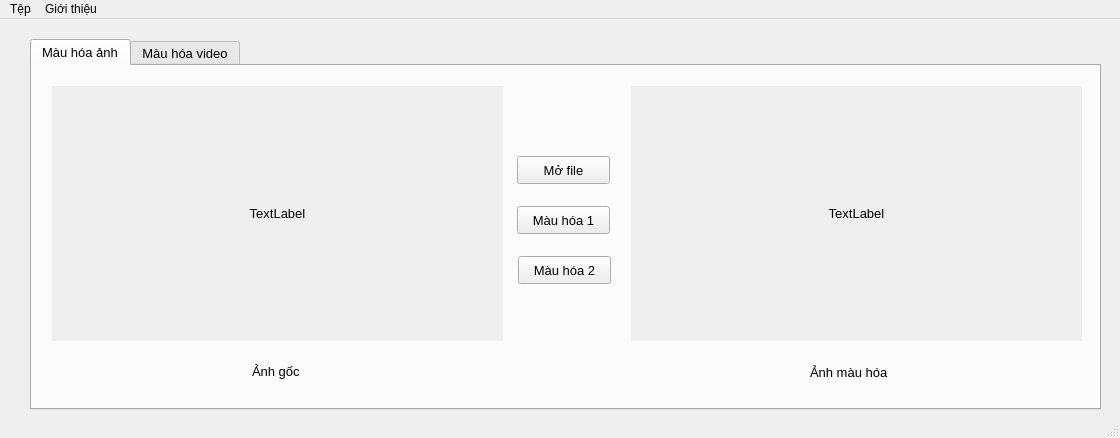
<?xml version="1.0" encoding="UTF-8"?>
<ui version="4.0">
 <class>MainWindow</class>
 <widget class="QMainWindow" name="MainWindow">
  <property name="geometry">
   <rect>
    <x>0</x>
    <y>0</y>
    <width>1120</width>
    <height>438</height>
   </rect>
  </property>
  <property name="windowTitle">
   <string>MainWindow</string>
  </property>
  <widget class="QWidget" name="centralwidget">
   <widget class="QTabWidget" name="tabWidget">
    <property name="geometry">
     <rect>
      <x>30</x>
      <y>20</y>
      <width>1071</width>
      <height>371</height>
     </rect>
    </property>
    <property name="font">
     <font>
      <pointsize>10</pointsize>
     </font>
    </property>
    <property name="autoFillBackground">
     <bool>false</bool>
    </property>
    <property name="currentIndex">
     <number>0</number>
    </property>
    <widget class="QWidget" name="tab_1">
     <attribute name="title">
      <string>Màu hóa ảnh</string>
     </attribute>
     <widget class="QLabel" name="label">
      <property name="geometry">
       <rect>
        <x>220</x>
        <y>290</y>
        <width>71</width>
        <height>31</height>
       </rect>
      </property>
      <property name="font">
       <font>
        <pointsize>10</pointsize>
       </font>
      </property>
      <property name="text">
       <string>Ảnh gốc</string>
      </property>
     </widget>
     <widget class="QLabel" name="label_2">
      <property name="geometry">
       <rect>
        <x>778</x>
        <y>296</y>
        <width>191</width>
        <height>20</height>
       </rect>
      </property>
      <property name="font">
       <font>
        <pointsize>10</pointsize>
       </font>
      </property>
      <property name="text">
       <string>Ảnh màu hóa</string>
      </property>
     </widget>
     <widget class="QPushButton" name="pushButton_open">
      <property name="geometry">
       <rect>
        <x>485</x>
        <y>90</y>
        <width>93</width>
        <height>28</height>
       </rect>
      </property>
      <property name="font">
       <font>
        <pointsize>10</pointsize>
       </font>
      </property>
      <property name="text">
       <string>Mở file</string>
      </property>
      <property name="flat">
       <bool>false</bool>
      </property>
     </widget>
     <widget class="QPushButton" name="pushButton_Color_1">
      <property name="geometry">
       <rect>
        <x>485</x>
        <y>140</y>
        <width>93</width>
        <height>28</height>
       </rect>
      </property>
      <property name="font">
       <font>
        <pointsize>10</pointsize>
       </font>
      </property>
      <property name="text">
       <string>Màu hóa 1</string>
      </property>
     </widget>
     <widget class="QLabel" name="label_anhgoc">
      <property name="geometry">
       <rect>
        <x>20</x>
        <y>20</y>
        <width>451</width>
        <height>255</height>
       </rect>
      </property>
      <property name="autoFillBackground">
       <bool>true</bool>
      </property>
      <property name="text">
       <string>TextLabel</string>
      </property>
      <property name="alignment">
       <set>Qt::AlignCenter</set>
      </property>
     </widget>
     <widget class="QLabel" name="label_anhmau">
      <property name="geometry">
       <rect>
        <x>599</x>
        <y>20</y>
        <width>451</width>
        <height>255</height>
       </rect>
      </property>
      <property name="autoFillBackground">
       <bool>true</bool>
      </property>
      <property name="text">
       <string>TextLabel</string>
      </property>
      <property name="alignment">
       <set>Qt::AlignCenter</set>
      </property>
     </widget>
     <widget class="QPushButton" name="pushButton_Color_2">
      <property name="geometry">
       <rect>
        <x>486</x>
        <y>190</y>
        <width>93</width>
        <height>28</height>
       </rect>
      </property>
      <property name="font">
       <font>
        <pointsize>10</pointsize>
       </font>
      </property>
      <property name="text">
       <string>Màu hóa 2</string>
      </property>
     </widget>
    </widget>
    <widget class="QWidget" name="tab_2">
     <attribute name="title">
      <string>Màu hóa video</string>
     </attribute>
     <widget class="QLabel" name="label_videomau">
      <property name="geometry">
       <rect>
        <x>593</x>
        <y>20</y>
        <width>451</width>
        <height>255</height>
       </rect>
      </property>
      <property name="autoFillBackground">
       <bool>true</bool>
      </property>
      <property name="text">
       <string>TextLabel</string>
      </property>
      <property name="alignment">
       <set>Qt::AlignCenter</set>
      </property>
     </widget>
     <widget class="QPushButton" name="pushButton_open_2">
      <property name="geometry">
       <rect>
        <x>479</x>
        <y>90</y>
        <width>93</width>
        <height>28</height>
       </rect>
      </property>
      <property name="font">
       <font>
        <pointsize>10</pointsize>
       </font>
      </property>
      <property name="text">
       <string>Mở file</string>
      </property>
      <property name="flat">
       <bool>false</bool>
      </property>
     </widget>
     <widget class="QLabel" name="label_3">
      <property name="geometry">
       <rect>
        <x>772</x>
        <y>296</y>
        <width>161</width>
        <height>20</height>
       </rect>
      </property>
      <property name="font">
       <font>
        <pointsize>10</pointsize>
       </font>
      </property>
      <property name="text">
       <string>Video màu hóa</string>
      </property>
     </widget>
     <widget class="QLabel" name="label_videogoc">
      <property name="geometry">
       <rect>
        <x>14</x>
        <y>20</y>
        <width>451</width>
        <height>255</height>
       </rect>
      </property>
      <property name="autoFillBackground">
       <bool>true</bool>
      </property>
      <property name="text">
       <string>TextLabel</string>
      </property>
      <property name="alignment">
       <set>Qt::AlignCenter</set>
      </property>
     </widget>
     <widget class="QLabel" name="label_4">
      <property name="geometry">
       <rect>
        <x>214</x>
        <y>290</y>
        <width>71</width>
        <height>31</height>
       </rect>
      </property>
      <property name="font">
       <font>
        <pointsize>10</pointsize>
       </font>
      </property>
      <property name="text">
       <string>Video gốc</string>
      </property>
     </widget>
     <widget class="QPushButton" name="pushButton_Color_3">
      <property name="geometry">
       <rect>
        <x>479</x>
        <y>140</y>
        <width>93</width>
        <height>28</height>
       </rect>
      </property>
      <property name="font">
       <font>
        <pointsize>10</pointsize>
       </font>
      </property>
      <property name="text">
       <string>Màu hóa 1</string>
      </property>
     </widget>
     <widget class="QPushButton" name="pushButton_Color_4">
      <property name="geometry">
       <rect>
        <x>480</x>
        <y>190</y>
        <width>93</width>
        <height>28</height>
       </rect>
      </property>
      <property name="font">
       <font>
        <pointsize>10</pointsize>
       </font>
      </property>
      <property name="text">
       <string>Màu hóa 2</string>
      </property>
     </widget>
    </widget>
   </widget>
  </widget>
  <widget class="QStatusBar" name="statusbar"/>
  <widget class="QMenuBar" name="menuBar">
   <property name="geometry">
    <rect>
     <x>0</x>
     <y>0</y>
     <width>1120</width>
     <height>26</height>
    </rect>
   </property>
   <widget class="QMenu" name="menuT_p">
    <property name="title">
     <string>Tệp</string>
    </property>
    <addaction name="actionTho_t"/>
   </widget>
   <widget class="QMenu" name="menuGi_i_thi_u">
    <property name="title">
     <string>Giới thiệu</string>
    </property>
    <addaction name="actionVer_1_0"/>
   </widget>
   <addaction name="menuT_p"/>
   <addaction name="menuGi_i_thi_u"/>
  </widget>
  <action name="actionTho_t">
   <property name="text">
    <string>Thoát</string>
   </property>
   <property name="font">
    <font>
     <pointsize>10</pointsize>
    </font>
   </property>
  </action>
  <action name="actionVer_1_0">
   <property name="text">
    <string>Ver 1.0</string>
   </property>
   <property name="font">
    <font>
     <pointsize>10</pointsize>
    </font>
   </property>
  </action>
 </widget>
 <resources/>
 <connections/>
</ui>
